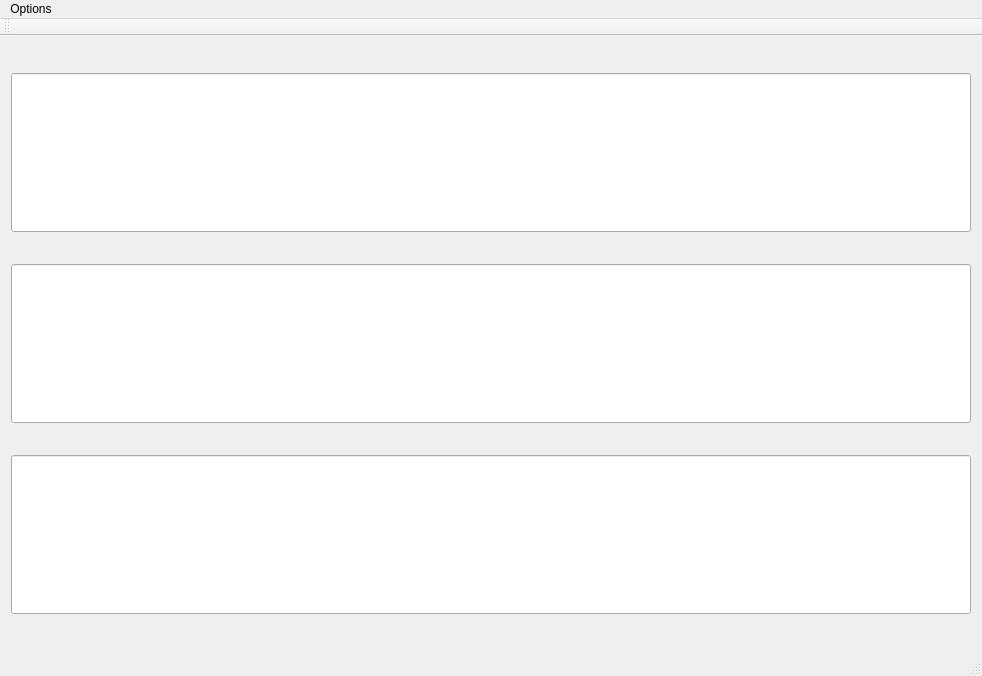
<?xml version="1.0" encoding="UTF-8"?>
<ui version="4.0">
 <class>MainWindow</class>
 <widget class="QMainWindow" name="MainWindow">
  <property name="geometry">
   <rect>
    <x>0</x>
    <y>0</y>
    <width>982</width>
    <height>676</height>
   </rect>
  </property>
  <property name="sizePolicy">
   <sizepolicy hsizetype="Expanding" vsizetype="Expanding">
    <horstretch>0</horstretch>
    <verstretch>0</verstretch>
   </sizepolicy>
  </property>
  <property name="windowTitle">
   <string>MainWindow</string>
  </property>
  <widget class="QWidget" name="centralWidget">
   <layout class="QVBoxLayout" name="verticalLayout">
    <property name="sizeConstraint">
     <enum>QLayout::SetDefaultConstraint</enum>
    </property>
    <item>
     <widget class="QLineEdit" name="lineEditShoot">
      <property name="font">
       <font>
        <family>Lucida Grande</family>
        <pointsize>100</pointsize>
       </font>
      </property>
      <property name="text">
       <string/>
      </property>
     </widget>
    </item>
    <item>
     <widget class="QLineEdit" name="lineEditShot">
      <property name="font">
       <font>
        <family>Lucida Grande</family>
        <pointsize>100</pointsize>
       </font>
      </property>
     </widget>
    </item>
    <item>
     <widget class="QLineEdit" name="lineEditDate">
      <property name="font">
       <font>
        <family>Lucida Grande</family>
        <pointsize>100</pointsize>
       </font>
      </property>
     </widget>
    </item>
   </layout>
  </widget>
  <widget class="QMenuBar" name="menuBar">
   <property name="geometry">
    <rect>
     <x>0</x>
     <y>0</y>
     <width>982</width>
     <height>22</height>
    </rect>
   </property>
   <widget class="QMenu" name="menuOptions">
    <property name="title">
     <string>Options</string>
    </property>
    <addaction name="actionSet"/>
   </widget>
   <addaction name="menuOptions"/>
  </widget>
  <widget class="QToolBar" name="mainToolBar">
   <attribute name="toolBarArea">
    <enum>TopToolBarArea</enum>
   </attribute>
   <attribute name="toolBarBreak">
    <bool>false</bool>
   </attribute>
  </widget>
  <widget class="QStatusBar" name="statusBar"/>
  <action name="actionSet">
   <property name="text">
    <string>Set</string>
   </property>
  </action>
 </widget>
 <layoutdefault spacing="6" margin="11"/>
 <resources/>
 <connections/>
</ui>
